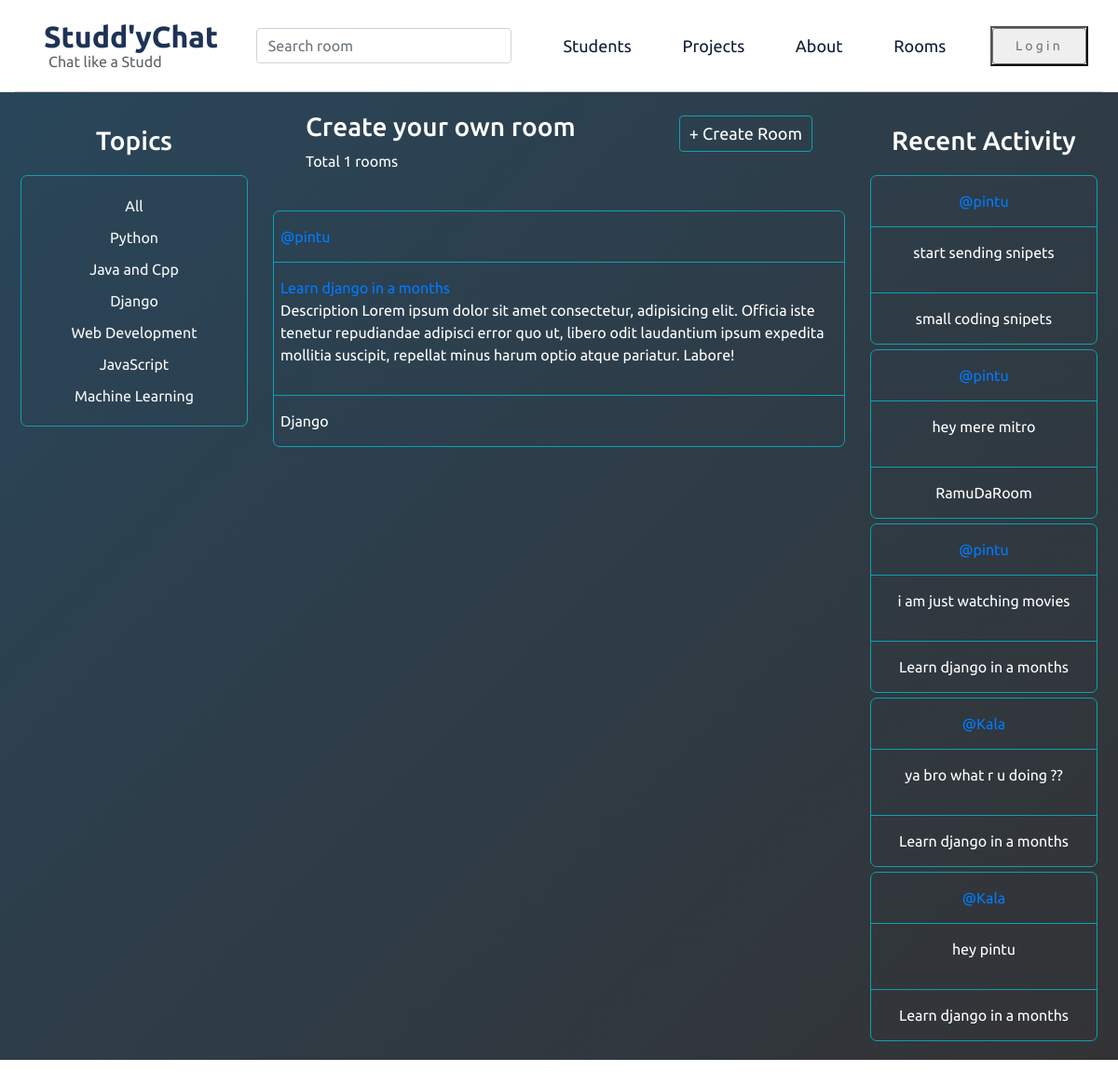
Screenshot of /?q=Django with the database file from the repository.
### base/models.py (models this page shows)
class Topic(models.Model):
    name = models.CharField(max_length=200)
    def __str__(self):
        return self.name

class Room(models.Model):
    host = models.ForeignKey(User,on_delete=models.SET_NULL,null=True)
    topic = models.ForeignKey(Topic,on_delete=models.SET_NULL,null=True)
    name = models.CharField(max_length=200)
    description = models.TextField(null=True,blank=True)
    participants = models.ManyToManyField(User,related_name='participants',blank=True)
    updated = models.DateTimeField(auto_now=True)
    created = models.DateTimeField(auto_now_add=True)
    class Meta:
        ordering = ['-updated','-created']
    def __str__(self):
        return self.name

class Message(models.Model):
    user = models.ForeignKey(User,on_delete=models.CASCADE)
    room = models.ForeignKey(Room,on_delete=models.CASCADE)
    body = models.TextField()
    updated = models.DateTimeField(auto_now=True)
    created = models.DateTimeField(auto_now_add=True)
    class Meta:
        ordering = ['-updated','-created']
    def __str__(self):
        return self.body[0:50]

### base/views.py (the view)
# urls.py: path('',views.home,name='home'),
def home(request):
    q = request.GET.get('q') if request.GET.get('q') !=None else ''
    rooms = Room.objects.filter(
        Q(topic__name__icontains=q) |
        Q(name__icontains=q) |
        Q(description__icontains=q)
        )
    topics = Topic.objects.all()
    room_count = rooms.count()
    room_messages = Message.objects.all()
    context = {'rooms':rooms,'topics':topics,
               'room_count':room_count,'room_messages':room_messages}
    return render(request,'base/home.html',context)

### base/templates/base/home.html
{%extends 'main.html'%}
{%block content%}
<section class="grid-container">
  <div class="topics">
    {%include 'base/topics_component.html' %}
  </div>
  <div class="room">
  <div class="roomstop">
    <div class="roomsHeading">
      <h3>Create your own room</h3>
      <p>Total {{room_count}} rooms</p>
    </div>
    <div class="roomsBtn">
      <a href="{% url 'create-room'%}"><button class="createRoombtn">+ Create Room</button></a>
    </div>
    </div>
    {%include 'base/feed_component.html' %}
  </div>
  <div class="recents">
    <h3>Recent Activity</h3>
    {%include 'base/activity_component.html' %}
  </div>
</section>
{%endblock content%}

### base/templates/base/topics_component.html
<h3>Topics</h3>
<div class="topics-container">
<a href="{% url 'home' %}">All</a>
  {% for topic in topics%}
  <a href="{% url 'home' %}?q={{topic.name}}">{{topic}}</a>
{%endfor%}
</div>

### base/templates/base/feed_component.html (shortened to what this page needs)
  {% for room in rooms%}
  <div class="room-container">
    <div class="room-user"><a href="{% url 'user-profile' room.host.id %}">@{{room.host.username}}</a>
    </div>
    <div class="room-mid">
      <a href="{% url 'room' room.id%}">{{room.name}}</a>
      <p>Description Lorem ipsum dolor sit amet consectetur, adipisicing elit.
         Officia iste tenetur repudiandae adipisci error quo ut, libero odit
         laudantium ipsum expedita mollitia suscipit, repellat minus harum optio
         atque pariatur. Labore!</p>
    </div>
    <div class="room-bottom">{{room.topic}}</div>
  </div>
  {%endfor%}

### base/templates/base/activity_component.html (shortened to what this page needs)
{% for message in room_messages %}
<div class="room-container">
  <div class="room-user"><a href="{% url 'user-profile' message.user.id %}">@{{message.user}}</a></div>
  <div class="room-mid">
    <p>{{message}}</p>
  </div>
  <div class="room-bottom">{{message.room}}
</div>
</div>
{% endfor%}

### static/style/style.css (style rules this page uses)
* { margin: 0; padding: 0; font-family: 'Montserrat', sans-serif; font-family: 'Poppins', sans-serif; font-family: 'Roboto', sans-serif; font-family: 'Ubuntu', sans-serif; }
a { text-decoration: none; }
.grid-container { background-color: hsla(198, 16%, 75%, 0.902); background-image: linear-gradient(135deg, #29465a 0%, #333335 100%); margin-bottom:370px; display: grid; height: fit-content; grid-template-columns: 24% 52% 24%; color: #ffffff; }
.roomstop { display: flex; padding: 20px 40px; }
.roomsBtn { font-size: 18px; margin-left: auto; margin-top: 5px; }
.topics, .recents { text-align: center; padding: 15px; margin: 0px 2px; height: fit-content; }
.topics h3, .recents h3 { margin: 20px; }
.createRoombtn { border-radius: 4px; padding: 5px 10px; color: #ffffff; background: transparent; border:1px solid#0da1b1; }
.room-container { height: fit-content; border:1px solid#0da1b1; margin: 5px; border-radius: 7px; }
.room-user { padding: 15px 7px; border-bottom:1px solid#0da1b1; }
.room-mid { padding: 15px 7px; height: fit-content; border-bottom:1px solid#0da1b1; }
.room-bottom { padding: 15px 7px; }
.topics-container { height: fit-content; border:1px solid#0da1b1; margin: 5px; border-radius: 7px; display: flex; flex-direction: column; padding: 15px; }
.topics-container a { margin: 5px; color: #f9f9f9; }

### rows the page displays
Topic: name "Python"
Topic: name "Java and Cpp"
Topic: name "Django"
Topic: name "Web Development"
Topic: name "JavaScript"
Topic: name "Machine Learning"
Room: host.username "pintu", name "Learn django in a months", topic "Django"
Message: user "pintu", body "start sending snipets", room "small coding snipets"
Message: user "pintu", body "hey mere mitro", room "RamuDaRoom"
Message: user "pintu", body "i am just watching movies", room "Learn django in a months"
Message: user "Kala", body "ya bro what r u doing ??", room "Learn django in a months"
Message: user "Kala", body "hey pintu", room "Learn django in a months"

### other values shown
{{ room_count }} "1"
